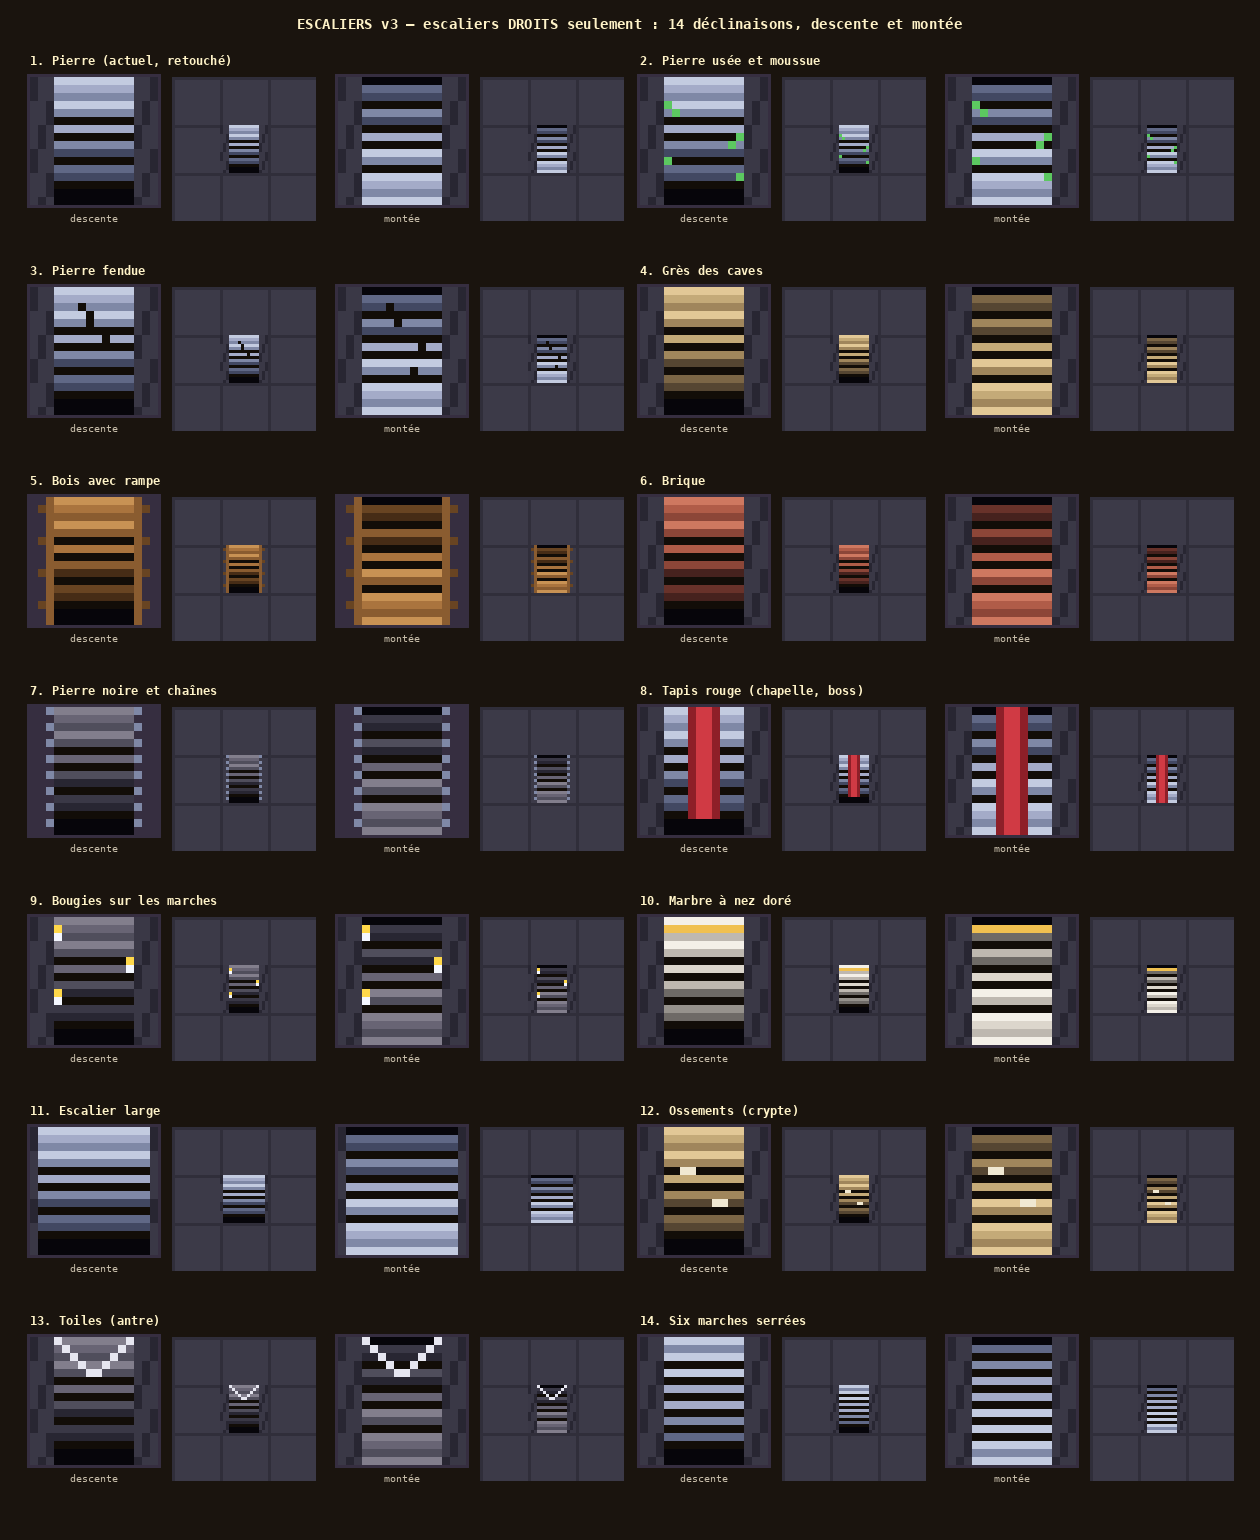

Recreate this plot in Python.
"""Planche « escaliers_v3 » (Thomas, 2026-11-14 : « escalier non : refais des déclinaisons, mais uniquement des escaliers
droits, pas des alternatives »). PROPOSITION.

Dix déclinaisons d'un ESCALIER DROIT (marches horizontales qui s'enfoncent vers le bas de la case), en descente et en
montée, à 16 × 16 comme une case du jeu, puis posées sur un bout de sol. Elles changent la matière, l'usure, les bords
et un détail, pas la forme.
  python3 art/escaliers_v3.py → art/escaliers_v3.png
"""
import os
import sys

sys.path.insert(0, os.path.dirname(os.path.abspath(__file__)))
from PIL import Image, ImageDraw  # noqa: E402

from pix import font, up  # noqa: E402

K = (18, 13, 8, 255)
VOID = (6, 5, 10, 255)
FLOOR = (60, 58, 72, 255)

STONE = [(195, 203, 224), (164, 171, 200), (127, 136, 166), (96, 104, 134), (66, 72, 98)]
SAND = [(226, 200, 150), (196, 170, 120), (160, 134, 92), (124, 102, 70), (86, 70, 50)]
WOOD = [(200, 146, 84), (170, 116, 62), (138, 92, 48), (104, 68, 34), (70, 44, 22)]
DARK = [(130, 126, 140), (104, 100, 116), (80, 78, 92), (58, 56, 70), (40, 38, 50)]
BRICK = [(206, 120, 96), (176, 92, 72), (140, 70, 56), (104, 50, 42), (70, 34, 30)]
MARBLE = [(244, 240, 232), (220, 214, 204), (190, 184, 176), (150, 146, 140), (110, 106, 102)]


def c(rgb):
    return rgb + (255,)


def stairs(pal, up_=False, steps=5, side="mur", detail=None, wide=False):
    """Un escalier droit : `steps` marches de 2 px (nez clair, contremarche sombre) entre deux bords, vers le noir."""
    im = Image.new("RGBA", (16, 16), (0, 0, 0, 0))
    px = im.putpixel
    x0, x1 = (1, 14) if wide else (3, 12)
    # bords
    for y in range(16):
        for x in range(16):
            if x < x0 or x > x1:
                if side == "mur":
                    px((x, y), c(DARK[3] if (x + y // 3) % 3 else DARK[4]))
                elif side == "rampe" and x in (x0 - 1, x1 + 1):
                    px((x, y), c(WOOD[2]))
                elif side == "rampe" and x in (x0 - 2, x1 + 2) and y % 4 == 1:
                    px((x, y), c(WOOD[3]))
                elif side == "chaînes" and x in (x0 - 1, x1 + 1) and y % 2 == 0:
                    px((x, y), c(STONE[2]))
    # marches
    n = steps
    for i in range(n):
        depth = i / (n - 1)
        shade = depth if not up_ else 1 - depth
        k = min(4, int(shade * 4.2))
        y0 = (1 if up_ else 0) + round(i * 14 / n)
        y1 = (1 if up_ else 0) + round((i + 1) * 14 / n)
        for x in range(x0, x1 + 1):
            px((x, y0), c(pal[max(0, k - 1)] if k > 0 else pal[0]))  # nez de la marche
            for y in range(y0 + 1, y1):
                px((x, y), c(pal[min(4, k + 1)]))
            px((x, y1 - 1), K if shade > 0.15 else c(pal[min(4, k + 2)]))
    # le bas (descente) ou le haut (montée) s'enfonce dans le noir
    for x in range(x0, x1 + 1):
        for y in ((14, 15) if not up_ else (0,)):
            px((x, y), VOID)
    if up_:
        for x in range(x0, x1 + 1):  # lumière d'en haut
            px((x, 15), c(pal[0]))
    # détails
    if detail == "mousse":
        for (x, y) in ((x0, 3), (x0 + 1, 4), (x1, 7), (x1 - 1, 8), (x0, 10), (x1, 12)):
            px((x, y), (92, 200, 96, 255))
    elif detail == "fissures":
        for (x, y) in ((x0 + 3, 2), (x0 + 4, 3), (x0 + 4, 4), (x1 - 3, 6), (x1 - 2, 7), (x0 + 6, 10)):
            px((x, y), K)
    elif detail == "tapis":
        for y in range(16 if up_ else 14):
            for x in range(6, 10):
                px((x, y), (208, 58, 68, 255) if x in (7, 8) else (142, 31, 40, 255))
    elif detail == "bougies":
        for (x, y) in ((x0, 2), (x1, 6), (x0, 10)):
            px((x, y), (244, 247, 255, 255))
            px((x, y - 1), (255, 216, 74, 255))
    elif detail == "ossements":
        for (x, y) in ((x0 + 2, 5), (x0 + 3, 5), (x1 - 2, 9), (x1 - 3, 9)):
            px((x, y), (240, 232, 210, 255))
    elif detail == "toiles":
        for i in range(5):
            px((x0 + i, i), (230, 230, 240, 255))
            px((x1 - i, i), (230, 230, 240, 255))
    elif detail == "or":
        for x in range(x0, x1 + 1):
            px((x, 1), (240, 192, 80, 255))
    return im


VARIANTS = [
    ("1. Pierre (actuel, retouché)", dict(pal=STONE)),
    ("2. Pierre usée et moussue", dict(pal=STONE, detail="mousse")),
    ("3. Pierre fendue", dict(pal=STONE, detail="fissures")),
    ("4. Grès des caves", dict(pal=SAND)),
    ("5. Bois avec rampe", dict(pal=WOOD, side="rampe")),
    ("6. Brique", dict(pal=BRICK)),
    ("7. Pierre noire et chaînes", dict(pal=DARK, side="chaînes")),
    ("8. Tapis rouge (chapelle, boss)", dict(pal=STONE, detail="tapis")),
    ("9. Bougies sur les marches", dict(pal=DARK, detail="bougies")),
    ("10. Marbre à nez doré", dict(pal=MARBLE, detail="or")),
    ("11. Escalier large", dict(pal=STONE, wide=True)),
    ("12. Ossements (crypte)", dict(pal=SAND, detail="ossements")),
    ("13. Toiles (antre)", dict(pal=DARK, detail="toiles")),
    ("14. Six marches serrées", dict(pal=STONE, steps=7)),
]


def on_floor(im):
    big = Image.new("RGBA", (48, 48), FLOOR)
    for y in range(48):
        for x in range(48):
            if x % 16 == 0 or y % 16 == 0:
                big.putpixel((x, y), (48, 46, 58, 255))
    big.alpha_composite(im, (16, 16))
    return big


def main():
    cols = 2
    cw, ch = 610, 210
    W = 40 + cols * cw
    rows = (len(VARIANTS) + cols - 1) // cols
    sheet = Image.new("RGB", (W, 70 + rows * ch), (26, 20, 14))
    dr = ImageDraw.Draw(sheet)
    dr.text((W // 2, 24), "ESCALIERS v3 — escaliers DROITS seulement : 14 déclinaisons, descente et montée", fill=(255, 243, 200), font=font(14), anchor="mm")
    for i, (name, kw) in enumerate(VARIANTS):
        x = 30 + (i % cols) * cw
        y = 60 + (i // cols) * ch
        dr.text((x, y), name, fill=(255, 243, 200), font=font(12), anchor="lm")
        xx = x
        for up_ in (False, True):
            t = stairs(up_=up_, **kw)
            a = up(t, 8)
            sheet.paste((54, 46, 64), (xx - 3, y + 14, xx + a.width + 3, y + 20 + a.height))
            sheet.paste(a, (xx, y + 17), a)
            dr.text((xx + a.width // 2, y + 30 + a.height), "descente" if not up_ else "montée", fill=(200, 190, 170), font=font(10, False), anchor="mm")
            xx += a.width + 14
            f = up(on_floor(t), 3)
            sheet.paste(f, (xx, y + 17))
            xx += f.width + 22
    sheet.save(os.path.join(os.path.dirname(os.path.abspath(__file__)), "escaliers_v3.png"))
    print("art/escaliers_v3.png", sheet.size)


if __name__ == "__main__":
    main()
